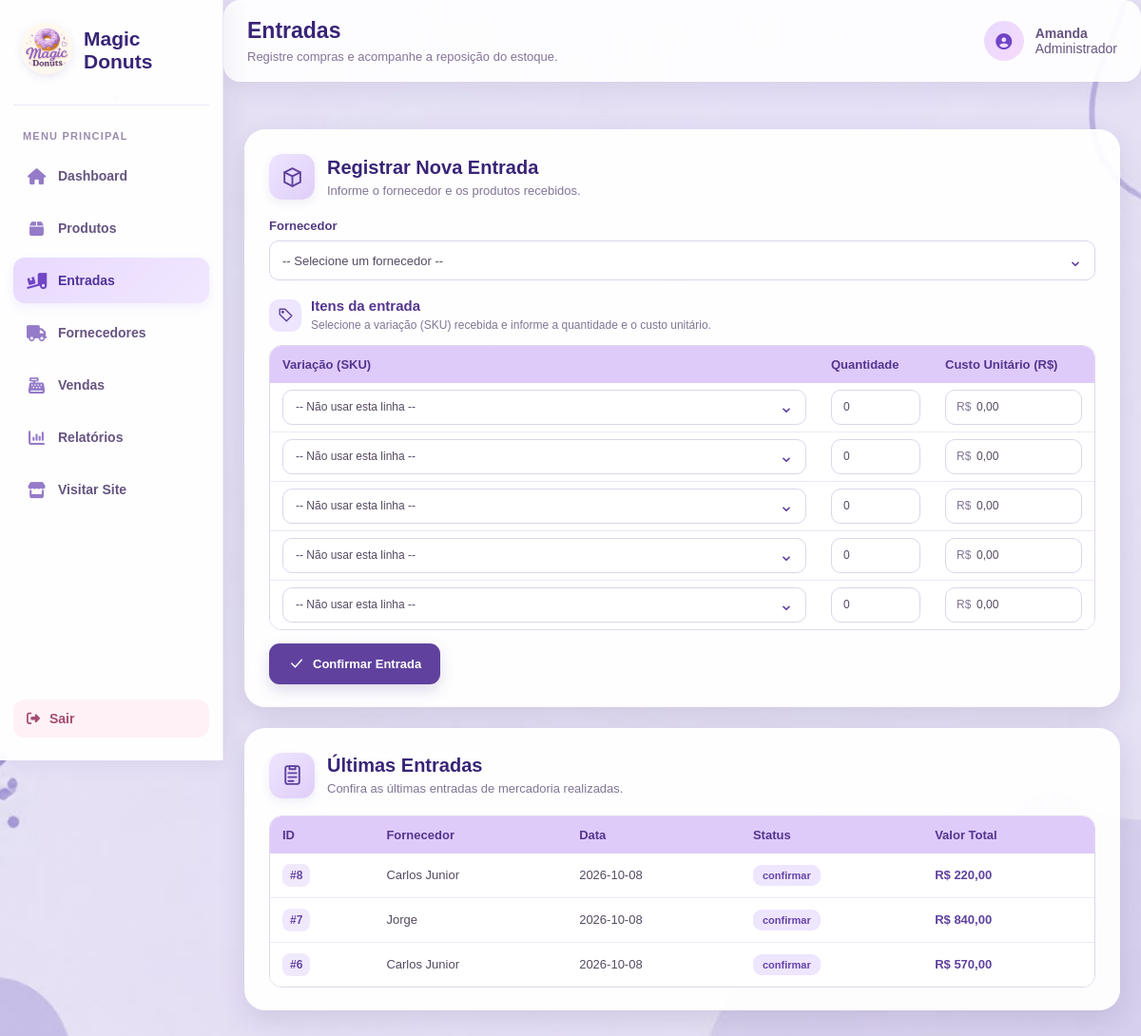
Page /magicdonuts/index.php?controller=entrada&action=index (signed in) on the committed database.
### tables this page shows
CREATE TABLE `entrada_mercadoria` (
  `id` int(11) NOT NULL,
  `fornecedor_id` int(11) NOT NULL,
  `data` date NOT NULL,
  `status` enum('rascunho','confirmar') NOT NULL DEFAULT 'rascunho',
  `valor_total` decimal(10,2) NOT NULL DEFAULT 0.00
);

CREATE TABLE `fornecedor` (
  `id` int(11) NOT NULL,
  `nome` varchar(100) NOT NULL,
  `cnpj` varchar(20) NOT NULL,
  `telefone` varchar(20) DEFAULT NULL,
  `email` varchar(100) DEFAULT NULL,
  `endereco` varchar(255) DEFAULT NULL,
  `cep` varchar(9) DEFAULT NULL,
  `ativo` tinyint(1) NOT NULL DEFAULT 1
);

### magicdonuts/controllers/EntradaController.php (called while the page is built, shortened)
<?php
require_once __DIR__ . '/../models/Entrada.php';
class EntradaController
{
    public function index(): void
    {
        $model = new Entrada();
        $entradas = $model->listarComFornecedor();
        require __DIR__ . '/../views/entradas.php';
    }
}

### magicdonuts/index.php (called while the page is built, shortened)
<?php
require_once __DIR__ . '/config/db.php';
$controller = $_GET['controller'] ?? 'auth';
$action = $_GET['action'] ?? 'form';
switch ($controller) {
    case 'entrada':
        require_once __DIR__ . '/controllers/EntradaController.php';
        $c = new EntradaController();
        break;
}
$c->$action();

### magicdonuts/config/db.php (called while the page is built)
<?php
class Database
{
private static $conn = null;
public static function getConnection()
{
    if (self::$conn === null) {
        try {
self::$conn = new PDO(
"mysql:host=localhost;dbname=magicdonuts;charset=utf8mb4",
"root",
"",
    [
    PDO::ATTR_ERRMODE => PDO::ERRMODE_EXCEPTION,
    PDO::ATTR_DEFAULT_FETCH_MODE => PDO::FETCH_ASSOC
    ]
);
} catch (PDOException $e) {
 die("Erro ao conectar ao banco de dados:" . $e->getMessage());
}
}
return self::$conn;
}
}

### magicdonuts/models/Entrada.php (called while the page is built, shortened)
<?php
require_once __DIR__ . '/../config/db.php';
class Entrada
{
    private PDO $conn;
    public function __construct()
    {
        $this->conn = Database::getConnection();
    }
    public function listarComFornecedor(): array
    {
        $sql = "
            SELECT
                em.id,
                em.data,
                em.status,
                em.valor_total,
                f.nome AS fornecedor_nome
            FROM entrada_mercadoria em
            INNER JOIN fornecedor f
                ON f.id = em.fornecedor_id
            ORDER BY em.id DESC
        ";
        return $this->conn
            ->query($sql)
            ->fetchAll(PDO::FETCH_ASSOC);
    }
}

### magicdonuts/views/entradas.php (the view, shortened to what this page needs)
<?php
$entradas = $entradas ?? [];
require_once __DIR__ . '/layout/inicio.php';
?>
<div class="entradas-container">
    <div class="entrada-card">
        <div class="entrada-card-title">
            <div class="entrada-icon">
                <svg viewBox="0 0 24 24" fill="none" xmlns="http://www.w3.org/2000/svg">
                    <path d="M4 7L12 3L20 7L12 11L4 7Z"/>
                    <path d="M4 7V17L12 21L20 17V7"/>
                    <path d="M12 11V21"/>
                </svg>
            </div>
            <div>
                <h2>Registrar Nova Entrada</h2>
                <p>Informe o fornecedor e os produtos recebidos.</p>
            </div>
        </div>
        <form method="post" action="index.php?controller=entrada&action=salvar">
            <div class="entrada-campo">
                <label for="fornecedor_id">Fornecedor</label>
                <div class="entrada-select">
                    <select
                        class="entrada-input"
                        name="fornecedor_id"
                        id="fornecedor_id"
                        required
                    >
                        <option value="">-- Selecione um fornecedor --</option>
                    </select>
                    <span class="entrada-seta">⌄</span>
                </div>
            </div>
            <div class="entrada-itens-titulo">
                <div class="entrada-mini-icon">
                    <svg viewBox="0 0 24 24" fill="none" xmlns="http://www.w3.org/2000/svg">
                        <path d="M20 13L13 20L4 11V4H11L20 13Z"/>
                        <circle cx="8" cy="8" r="1"/>
                    </svg>
                </div>
                <div>
                    <h3>Itens da entrada</h3>
                    <p>
                        Selecione a variação (SKU) recebida e informe
                        a quantidade e o custo unitário.
                    </p>
                </div>
            </div>
            <div class="entrada-table-wrapper">
                <table class="entrada-table" id="tabela-itens">
                    <thead>
                        <tr>
                            <th>Variação (SKU)</th>
                            <th class="entrada-col-quantidade">Quantidade</th>
                            <th class="entrada-col-custo">Custo Unitário (R$)</th>
                        </tr>
                    </thead>
                    <tbody>
                        <?php for ($linha = 0; $linha < 5; $linha++): ?>
                            <tr>
                                <td>
                                    <div class="entrada-select">
                                        <select class="entrada-input" name="variacao_id[]">
                                            <option value="">-- Não usar esta linha --</option>
                                        </select>
                                        <span class="entrada-seta">⌄</span>
                                    </div>
                                </td>
                                <td>
                                    <input
                                        class="entrada-input entrada-numero"
                                        type="number"
                                        min="0"
                                        name="quantidade[]"
                                        value="0"
                                    >
                                </td>
                                <td>
                                    <div class="entrada-preco">
                                        <span>R$</span>
                                        <input
                                            class="entrada-input"
                                            type="text"
                                            name="custo_unitario[]"
                                            value="0,00"
                                            inputmode="decimal"
                                        >
                                    </div>
                                </td>
                            </tr>
                        <?php endfor; ?>
                    </tbody>
                </table>
            </div>
            <div class="entrada-actions">
                <button class="entrada-btn-primary" type="submit">
                    <svg viewBox="0 0 24 24" fill="none" xmlns="http://www.w3.org/2000/svg">
                        <path d="M5 12L10 17L19 7"/>
                    </svg>
                    Confirmar Entrada
                </button>
            </div>
        </form>
    </div>
    <div class="entrada-card">
        <div class="entrada-card-title entrada-historico-title">
            <div class="entrada-icon">
                <svg viewBox="0 0 24 24" fill="none" xmlns="http://www.w3.org/2000/svg">
                    <rect x="5" y="3" width="14" height="18" rx="2"/>
                    <path d="M9 3H15V6H9V3Z"/>
                    <path d="M8 10H16"/>
                    <path d="M8 14H16"/>
                    <path d="M8 18H13"/>
                </svg>
            </div>
            <div>
                <h2>Últimas Entradas</h2>
                <p>Confira as últimas entradas de mercadoria realizadas.</p>
            </div>
        </div>
        <div class="entrada-table-wrapper">
            <table class="entrada-table entrada-historico-table">
                <thead>
                    <tr>
                        <th>ID</th>
                        <th>Fornecedor</th>
                        <th>Data</th>
                        <th>Status</th>
                        <th>Valor Total</th>
                    </tr>
                </thead>
                <tbody>
                    <?php if (empty($entradas)): ?>
                        <tr>
                            <td colspan="5">Nenhuma entrada registrada.</td>
                        </tr>
                    <?php else: ?>
                        <?php foreach ($entradas as $e): ?>
                            <tr>
                                <td>
                                    <span class="entrada-id">
                                        #<?= (int) $e['id'] ?>
                                    </span>
                                </td>
                                <td><?= htmlspecialchars($e['fornecedor_nome']) ?></td>
                                <td><?= htmlspecialchars($e['data']) ?></td>
                                <td>
                                    <span class="entrada-status">
                                        <?= htmlspecialchars($e['status']) ?>
                                    </span>
                                </td>
                                <td>
                                    <span class="entrada-valor">
                                        R$ <?= number_format(
                                            (float) $e['valor_total'],
                                            2,
                                            ',',
                                            '.'
                                        ) ?>
                                    </span>
                                </td>
                            </tr>
                        <?php endforeach; ?>
                    <?php endif; ?>
                </tbody>
            </table>
        </div>
    </div>
</div>
<?php require_once __DIR__ . '/layout/fim.php'; ?>

### rows in the picture
entrada_mercadoria: id "8", fornecedor.nome "Carlos Junior", data "2026-10-08", status "confirmar", valor_total "220,00"
entrada_mercadoria: id "7", fornecedor.nome "Jorge", data "2026-10-08", status "confirmar", valor_total "840,00"
entrada_mercadoria: id "6", fornecedor.nome "Carlos Junior", data "2026-10-08", status "confirmar", valor_total "570,00"

### other values in the picture
$item['titulo'] "Dashboard"
$item['titulo'] "Produtos"
$item['titulo'] "Entradas"
$item['titulo'] "Fornecedores"
$item['titulo'] "Vendas"
$item['titulo'] "Relatórios"
$item['titulo'] "Visitar Site"
$tituloPagina "Entradas"
$descricaoPagina "Registre compras e acompanhe a reposição do estoque."
$nomeUsuario "Amanda"
